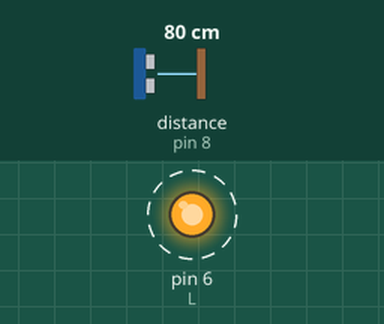
The sketch below on a simulated Arduino Uno, built with avr-gcc and run on an emulated ATmega328P. On the bench: output pins drawn as LEDs (lit = HIGH). Wiring (inferred from the names in the program): ultrasonic range finder: trigger pin 7; echo pin 8. Dashed ring = blinking. The test bench sets the inputs (shaded band); at power-on: distance to the obstacle (sensor on pin 8) 80 cm. The echo pulse lasts 58.3 µs per cm; pins used as bus, display or sensor lines are not drawn.

Above: at 2.0 s.
2.1 s: distance to the obstacle (sensor on pin 8) set to 97 cm
5.6 s: distance to the obstacle (sensor on pin 8) set to 106 cm
At 5.93 s:
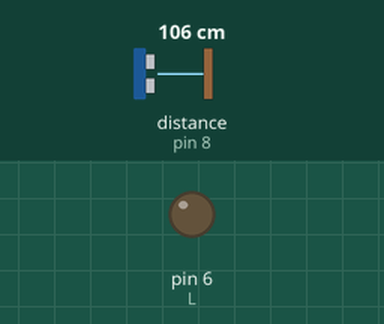
At 6.8 s:
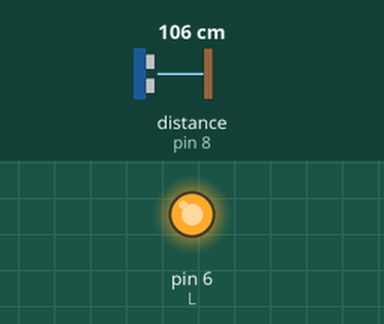
Timing chart, 0 to 8.6 s (numbered marks = the images above; inputs shaded):
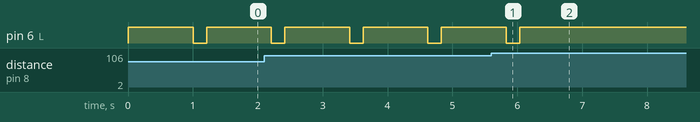

Measured:
- the behaviour switches between 101 and 102 cm on distance to the obstacle (sensor on pin 8) (found by bisection; images 0 and 1)
- after the input at 5.6 s, pin 6 (L): goes on until 6.0 s, then stays HIGH
- by itself, pin 6 (L): alternates HIGH for 1.0 s and LOW for 0.21 s

The sketch:

myCar_1_spb345_GIT.ino
```cpp
int echo =8;
int trig =7;
int L =6;
int R =7;
int distance;
void setup() {
  // put your setup code here, to run once:
pinMode (L,OUTPUT);
pinMode (R,OUTPUT);
pinMode (trig,OUTPUT);
pinMode (echo,INPUT);
digitalWrite (L,LOW);
digitalWrite (R,LOW);
}

void loop() {
  // put your main code here, to run repeatedly:
long duration,distance;

//send a trigger
digitalWrite (trig,LOW);
 delayMicroseconds (2);
 digitalWrite  (trig,HIGH);
delayMicroseconds (2);
digitalWrite (trig,LOW);
//wait for the echo
duration = pulseIn(echo,HIGH);
distance = (duration/2)/ 29.1;//intitialize ping as duration

if (distance > 100){//if distance is more than(>)100
digitalWrite (L,HIGH);
digitalWrite (R,HIGH);
}
else {//if distance is less than(<)100
digitalWrite (L,HIGH);
digitalWrite (R,LOW);
delay (1000);
digitalWrite (L,LOW);
digitalWrite (R,LOW);
}
delay (200);
}
/*
if the range is between 100 and 200:
FORWARD
if not:
*LEFTWARD
after delay:
STOP
 */
```
